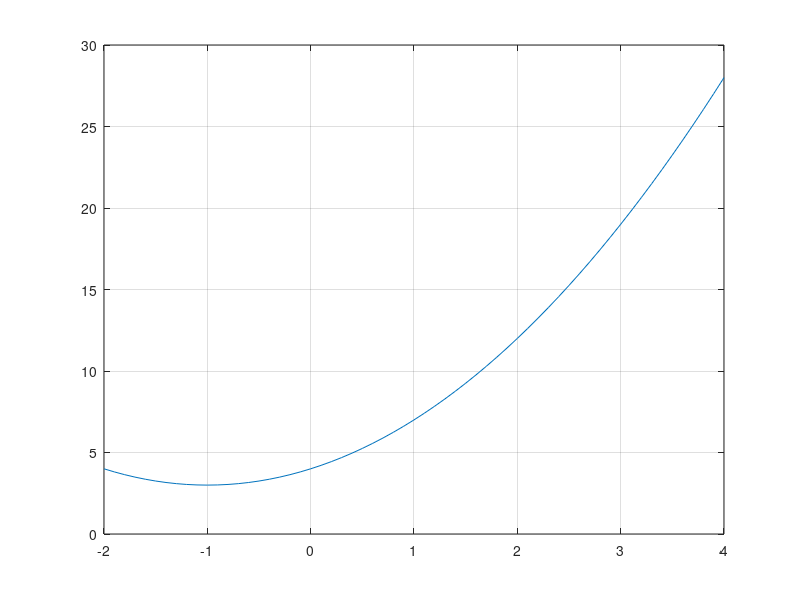

This figure's MATLAB source: (Note: this script raises an error after producing the figure.)
clear;clc

polinomio = [1 2 4];
raices = roots(polinomio);
p = poly(raices);

x = -2:0.1:4;
y = x.^2 + 2*x + 4;

figure(1); 
plot(x,y)
grid on
ejes=gca % Obtener los ejes del grafico
ejes.XAxisLocation = 'origin'; % Cambiar la posicion de los ejes
ejes.YAxisLocation = 'origin'; % Cambiar la posicion de los ejes
ejes.YLabel = 'eje imaginario';


